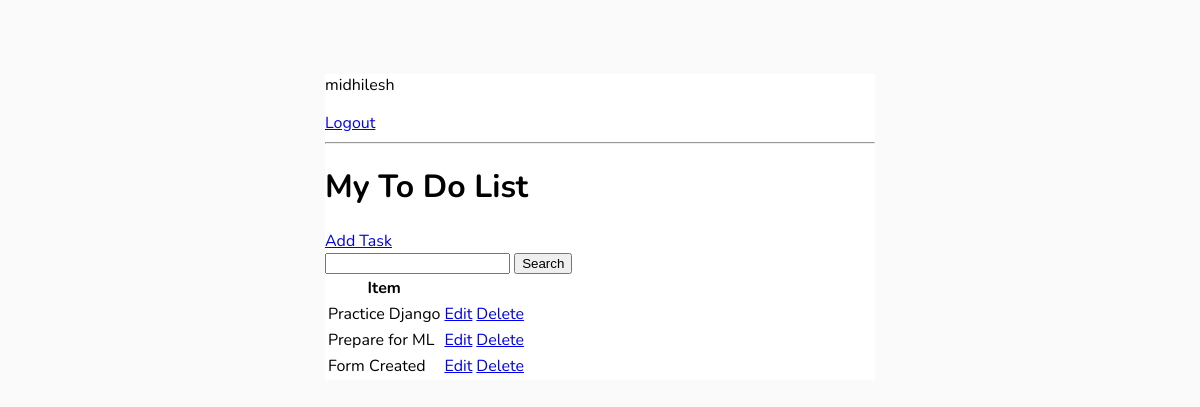
The app's page / (signed in) with its own data.
### base/models.py (models this page shows, shortened)
class Task(models.Model):
    user = models.ForeignKey(User,on_delete=models.CASCADE,null=True,blank=True)
    title = models.CharField(max_length=200,blank=True,null=True)
    description = models.TextField(null=True,blank=True)
    complete = models.BooleanField(default=False)
    create = models.DateTimeField(auto_now_add=True)
    class Meta:
        ordering = ['complete']

### base/views.py (the view)
# urls.py: path('',Tasklist.as_view(),name='tasks'),
class Tasklist(LoginRequiredMixin,ListView):
    model = Task
    context_object_name  = 'tasks'
    def get_context_data(self, **kwargs):
        context = super().get_context_data(**kwargs)
        context['tasks'] = context['tasks'].filter(user = self.request.user)
        context['count'] = context['tasks'].filter(complete = False).count()
        search_input = self.request.GET.get('search-area') or ''
        if search_input:
            context['tasks'] = context['tasks'].filter(title__startswith=search_input)
        context['search_input'] = search_input
        return context

### base/templates/base/task_list.html
{% extends "base/main.html" %}
{% block content %}
{% if request.user.is_authenticated %}
<p>{{request.user}}</p>
<a href="{% url 'logout' %}">Logout</a>
{% else %}
<a href="{% url 'login' %}">Login</a>
{% endif %}
<hr>
<h1>My To Do List</h1>
<a href="{% url 'task-create' %}">Add Task</a>
<form action="" method="get">
    <input type="text" name='search-area' value={{search_input}}>
    <input type="submit" value="Search">
</form>
<table>
    <tr>
        <th>Item</th>
        <th></th>
        <th></th>
    </tr>
    {% for task in tasks %}
    <tr>
        <td>{{task.title}}</td>
        <td><a href="{% url 'task-update' task.id %}">Edit</a></td>
        <td><a href="{% url 'task-delete' task.id %}">Delete</a></td>
    </tr>
    {% empty %}
    <h3>No items in List</h3>
    {% endfor %}
</table>
{% endblock content %}

### base/templates/base/main.html (style rules this page uses)
body { background-color:#FAFAFA; font-family: 'Nunito', sans-serif; padding-top: 50px; }

### records on screen
Task: title "Practice Django"
Task: title "Prepare for ML"
Task: title "Form Created"

### other values on screen
{{ request.user }} "midhilesh"
